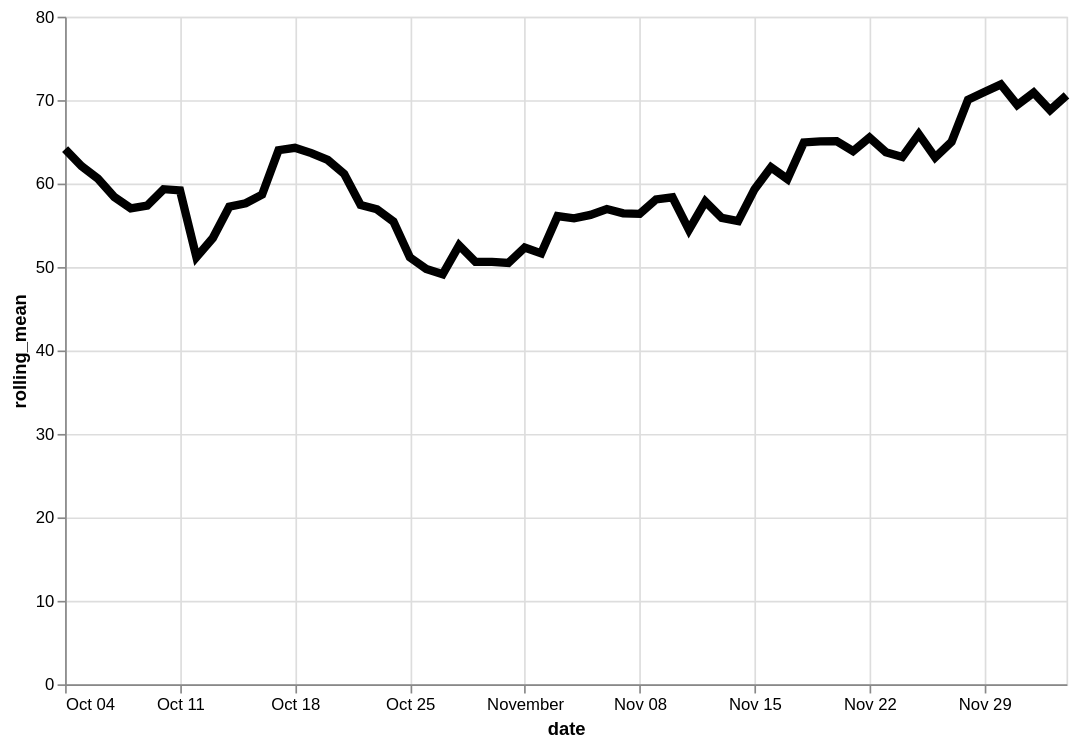

Describe this chart as a Vega-Lite specification.
### Vega-Lite specification from a JSON file in a GitHub repository (floating-point values rounded to 4 significant figures)
{"config": {"view": {"continuousWidth": 400, "continuousHeight": 300}}, "data": {"name": "data-4da3b9060b0911937dbe41e189b1ba56"}, "mark": {"type": "line", "color": "black", "size": 5}, "encoding": {"x": {"type": "temporal", "field": "date"}, "y": {"type": "quantitative", "field": "rolling_mean"}}, "height": 400, "transform": [{"window": [{"op": "mean", "field": "price", "as": "rolling_mean"}], "frame": [-4, 3]}], "width": 600, "$schema": "https://vega.github.io/schema/vega-lite/v4.8.1.json", "datasets": {"data-4da3b9060b0911937dbe41e189b1ba56": [{"item": "Cell Phone Accessories", "date": "2020-10-04", "price": 40.0}, {"item": "Cell Phone Accessories", "date": "2020-10-05", "price": 40.94}, {"item": "Cell Phone Accessories", "date": "2020-10-06", "price": 57.5}, {"item": "Cell Phone Accessories", "date": "2020-10-07", "price": 118.1}, {"item": "Cell Phone Accessories", "date": "2020-10-08", "price": 53.94}, {"item": "Cell Phone Accessories", "date": "2020-10-09", "price": 53.03}, {"item": "Cell Phone Accessories", "date": "2020-10-10", "price": 45.17}, {"item": "Cell Phone Accessories", "date": "2020-10-11", "price": 47.61}, {"item": "Cell Phone Accessories", "date": "2020-10-12", "price": 42.55}, {"item": "Cell Phone Accessories", "date": "2020-10-13", "price": 56.72}, {"item": "Cell Phone Accessories", "date": "2020-10-14", "price": 56.36}, {"item": "Cell Phone Accessories", "date": "2020-10-15", "price": 54.1}, {"item": "Cell Phone Accessories", "date": "2020-10-16", "price": 72.27}, {"item": "Cell Phone Accessories", "date": "2020-10-17", "price": 83.05}, {"item": "Cell Phone Accessories", "date": "2020-10-18", "price": 48.48}, {"item": "Cell Phone Accessories", "date": "2020-10-19", "price": 55.91}, {"item": "Cell Phone Accessories", "date": "2020-10-20", "price": 85.14}, {"item": "Cell Phone Accessories", "date": "2020-10-21", "price": 58.95}, {"item": "Cell Phone Accessories", "date": "2020-10-22", "price": 51.37}, {"item": "Cell Phone Accessories", "date": "2020-10-23", "price": 47.48}, {"item": "Cell Phone Accessories", "date": "2020-10-24", "price": 58.96}, {"item": "Cell Phone Accessories", "date": "2020-10-25", "price": 53.27}, {"item": "Cell Phone Accessories", "date": "2020-10-26", "price": 44.24}, {"item": "Cell Phone Accessories", "date": "2020-10-27", "price": 44.2}, {"item": "Cell Phone Accessories", "date": "2020-10-28", "price": 50.83}, {"item": "Cell Phone Accessories", "date": "2020-10-29", "price": 47.9}, {"item": "Cell Phone Accessories", "date": "2020-10-30", "price": 46.17}, {"item": "Cell Phone Accessories", "date": "2020-10-31", "price": 75.2}, {"item": "Cell Phone Accessories", "date": "2020-11-01", "price": 43.13}, {"item": "Cell Phone Accessories", "date": "2020-11-02", "price": 53.24}, {"item": "Cell Phone Accessories", "date": "2020-11-03", "price": 43.19}, {"item": "Cell Phone Accessories", "date": "2020-11-04", "price": 59.1}, {"item": "Cell Phone Accessories", "date": "2020-11-05", "price": 45.19}, {"item": "Cell Phone Accessories", "date": "2020-11-06", "price": 83.61}, {"item": "Cell Phone Accessories", "date": "2020-11-07", "price": 44.1}, {"item": "Cell Phone Accessories", "date": "2020-11-08", "price": 78.46}, {"item": "Cell Phone Accessories", "date": "2020-11-09", "price": 48.74}, {"item": "Cell Phone Accessories", "date": "2020-11-10", "price": 49.05}, {"item": "Cell Phone Accessories", "date": "2020-11-11", "price": 42.74}, {"item": "Cell Phone Accessories", "date": "2020-11-12", "price": 72.88}, {"item": "Cell Phone Accessories", "date": "2020-11-13", "price": 47.25}, {"item": "Cell Phone Accessories", "date": "2020-11-14", "price": 52.46}, {"item": "Cell Phone Accessories", "date": "2020-11-15", "price": 71.13}, {"item": "Cell Phone Accessories", "date": "2020-11-16", "price": 62.81}, {"item": "Cell Phone Accessories", "date": "2020-11-17", "price": 45.68}, {"item": "Cell Phone Accessories", "date": "2020-11-18", "price": 79.74}, {"item": "Cell Phone Accessories", "date": "2020-11-19", "price": 63.72}, {"item": "Cell Phone Accessories", "date": "2020-11-20", "price": 61.6}, {"item": "Cell Phone Accessories", "date": "2020-11-21", "price": 82.33}, {"item": "Cell Phone Accessories", "date": "2020-11-22", "price": 53.46}, {"item": "Cell Phone Accessories", "date": "2020-11-23", "price": 71.38}, {"item": "Cell Phone Accessories", "date": "2020-11-24", "price": 53.2}, {"item": "Cell Phone Accessories", "date": "2020-11-25", "price": 58.68}, {"item": "Cell Phone Accessories", "date": "2020-11-26", "price": 65.73}, {"item": "Cell Phone Accessories", "date": "2020-11-27", "price": 59.09}, {"item": "Cell Phone Accessories", "date": "2020-11-28", "price": 83.47}, {"item": "Cell Phone Accessories", "date": "2020-11-29", "price": 60.0}, {"item": "Cell Phone Accessories", "date": "2020-11-30", "price": 68.47}, {"item": "Cell Phone Accessories", "date": "2020-12-01", "price": 111.8}, {"item": "Cell Phone Accessories", "date": "2020-12-02", "price": 60.57}, {"item": "Cell Phone Accessories", "date": "2020-12-03", "price": 66.0}, {"item": "Cell Phone Accessories", "date": "2020-12-04", "price": 46.0}]}}
